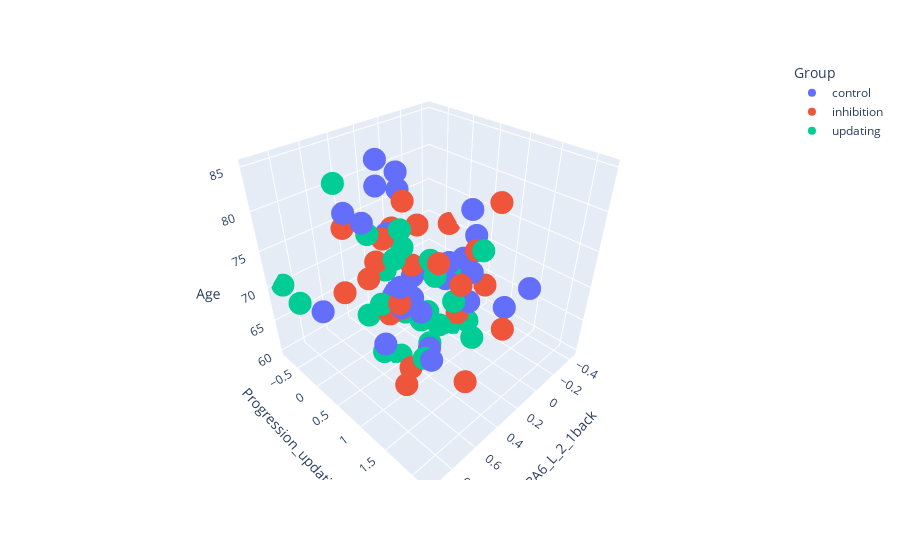

The cell this chart's notebook holds for it:
### Code cell
data_plot = data.loc[data['Group'].isin(['updating','inhibition','control'])]
fig = px.scatter_3d(data_plot, x="BA6_L_2_1back", y="Progression_updating_Z", z='Age', color="Group")
fig.show()

### Figure 1 — Plotly figure (JSON) as saved in the notebook; plotly's stock layout.template omitted (floating-point values rounded to 4 significant figures)
{"data": [{"hovertemplate": "Group=control<br>BA6_L_2_1back=%{x}<br>Progression_updating_Z=%{y}<br>Age=%{z}<extra></extra>", "legendgroup": "control", "marker": {"color": "#636efa", "symbol": "circle"}, "mode": "markers", "name": "control", "scene": "scene", "showlegend": true, "type": "scatter3d", "x": [0.5816, 0.4471, -0.02883, 0.5556, 0.1923, 0.3528, 0.752, 0.1898, -0.05339, -0.3353, 0.1192, 0.01592, 0.1865, 0.4228, -0.2336, 0.002736, 0.4135, -0.005672, -0.02757, -0.09457, 0.03979, 0.1829, 0.9377, 0.4001, -0.1547, 0.395, 0.477], "y": [1.446, -0.6091, 0.8961, 0.1337, -0.07442, 0.5696, 1.01, 2.189, 0.3615, 0.322, -0.7602, 0.5696, -0.1139, 0.5149, 0.6091, -0.7974, 0.8764, 0.9728, 0.7602, 1.444, -0.1731, -0.3812, 0.3243, 1.008, -0.1511, 0.03721, 0.6288], "z": [67, 77, 66, 79, 80, 69, 69, 76, 67, 75, 78, 71, 82, 68, 73, 60, 69, 71, 72, 67, 66, 73, 72, 64, 65, 85, 72]}, {"hovertemplate": "Group=inhibition<br>BA6_L_2_1back=%{x}<br>Progression_updating_Z=%{y}<br>Age=%{z}<extra></extra>", "legendgroup": "inhibition", "marker": {"color": "#EF553B", "symbol": "circle"}, "mode": "markers", "name": "inhibition", "scene": "scene", "showlegend": true, "type": "scatter3d", "x": [0.3452, 0.1098, 0.4895, 0.3911, 0.1051, 0.3608, 0.6255, 0.7113, 0.3543, -0.08929, -0.4293, 0.4597, 0.6345, 0.1498, 0.2353, 0.1486, 0.5551, 0.01498, 0.4499, 0.5053, -0.04442, -0.3686, 0.1907], "y": [0.401, -0.4534, 1.847, 0.4184, -0.01975, 0, -0.1906, 1.275, 0.05696, 0.8787, -0.344, -0.6265, 1.181, 0.2104, 1.943, 1.065, 0.1883, 0.7602, 0.5346, 0.2255, 1.312, 0.6091, 0.723], "z": [81, 73, 65, 67, 69, 75, 69, 64, 64, 73, 70, 75, 65, 76, 70, 71, 72, 64, 69, 74, 81, 64, 73]}, {"hovertemplate": "Group=updating<br>BA6_L_2_1back=%{x}<br>Progression_updating_Z=%{y}<br>Age=%{z}<extra></extra>", "legendgroup": "updating", "marker": {"color": "#00cc96", "symbol": "circle"}, "mode": "markers", "name": "updating", "scene": "scene", "showlegend": true, "type": "scatter3d", "x": [0.5533, 0.8979, 0.5651, 0.6011, 0.3626, 0.8912, 0.268, -0.01928, 0.1446, 0.02937, -0.05346, 0.3737, 0.1144, 0.4258, 0.4097, -0.1177, 0.1684, 0.2642, 0.5036, 0.5884, 0.2397, 0.3811, -0.191, 0.1948, 0.4258, 0.03944], "y": [-0.4184, -0.8171, 0.7625, 1.354, 0.9333, -0.4382, 0.1337, 0.5149, 0.9333, 0.2104, 1.067, 0.05696, 0.1906, -0.265, 0.01975, 0.7207, -0.0767, 0.1929, 0.07442, 0.5149, 0.8544, 0.9333, 0.2476, 0.666, 0.4557, 1.119], "z": [82, 70, 77, 67, 64, 69, 76, 60, 68, 70, 74, 71, 61, 63, 66, 61, 72, 64, 77, 63, 65, 69, 66, 71, 60, 62]}], "layout": {"legend": {"title": {"text": "Group"}, "tracegroupgap": 0}, "margin": {"t": 60}, "scene": {"domain": {"x": [0, 1], "y": [0, 1]}, "xaxis": {"title": {"text": "BA6_L_2_1back"}}, "yaxis": {"title": {"text": "Progression_updating_Z"}}, "zaxis": {"title": {"text": "Age"}}}}}
